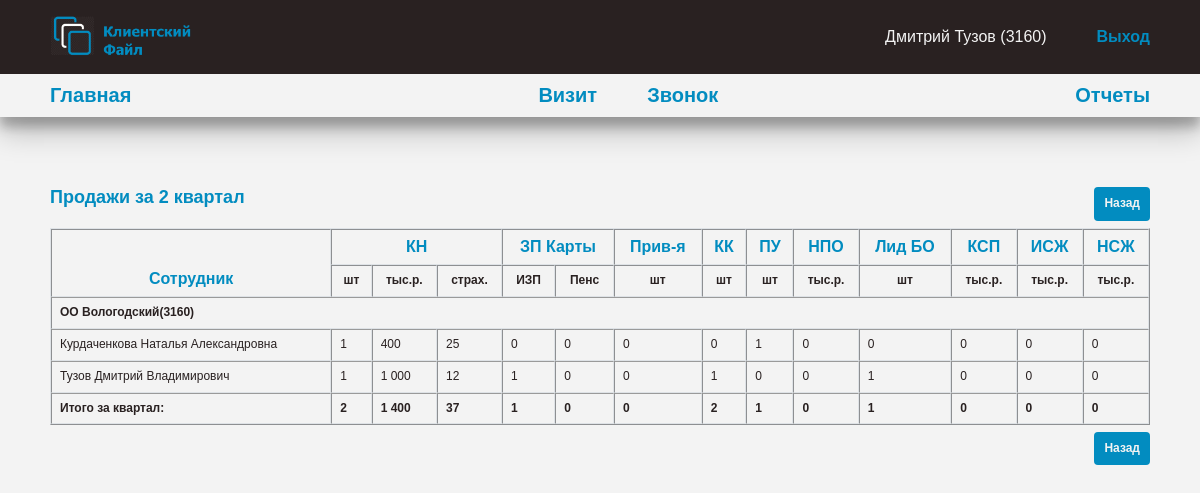
The page /reports/sales_quarter/ (signed in) on the database its author committed.
### employee/models.py (models this page shows)
class Employee(AbstractUser):
    middle_name = models.CharField(
        max_length=50,
        verbose_name='отчество',
        blank=True
    )
    office = models.ForeignKey(
        'Office',
        verbose_name='офис',
        on_delete=models.CASCADE,
        related_name='office'
    )
    objects = EmployeeManager()
    class Meta:
        db_table = 'employee'
        verbose_name = 'сотрудник'
        verbose_name_plural = 'сотрудники'
    def __str__(self) -> str:
        return f'{self.first_name} {self.last_name} ({self.office.code_office})'

class Office(models.Model):
    name = models.CharField(
        max_length=150,
        verbose_name='название'
    )
    code_office = models.IntegerField(
        verbose_name='код подразделения'
    )
    objects = models.Manager()
    class Meta:
        db_table = 'offices'
        verbose_name = 'офис'
        verbose_name_plural = 'офисы'
    def __str__(self) ->str:
        return f'{self.name}({self.code_office})'

### reports/views.py (the view)
# urls.py: path('reports/sales_quarter/', SalesReportsQuarterView.as_view(), name='quarter_sales_reports'),
class SalesReportsQuarterView(LoginRequiredMixin, TemplateView):
    template_name = 'reports/quarter_sales_reports.html'
    def get_context_data(self, **kwargs):
        context = super().get_context_data()
        context['title'] = 'Продажи за квартал'
        context['quarter'] = get_quarter(datetime.date.today().month)
        return context

### reports/templatetags/reports_tags.py (called while the page is built)
@register.simple_tag
def get_offices(user: Employee) -> QuerySet[Office]:
    result = None
    if user.groups.filter(name__in=['Фронт', 'Директор']).exists():
        result = Office.objects.filter(
            code_office=user.office.code_office
        )
    elif user.groups.filter(name='Управляющий').exists():
        result = Office.objects.exclude(
            code_office=0
        )
    return result

@register.simple_tag
def get_employees(office: Office) -> QuerySet[Employee]:
    return Employee.objects.filter(
        groups__name='Фронт',
        office=office
    )

### reports/utils.py (called while the page is built)
def get_quarter(month: int) -> int:
    quarter = ''
    if month in [1, 2, 3]:
        quarter = 1
    elif month in [4, 5, 6]:
        quarter = 2
    elif month in [7, 8, 9]:
        quarter = 3
    elif month in [10, 11, 12]:
        quarter = 4
    return quarter

### reports/templates/reports/quarter_sales_reports.html (shortened to what this page needs)
{% extends 'client_visit/base.html' %}
{% load static %}
{% load reports_tags %}
{% block content %}
<div class="container sales-reports__container">
  <h2 class="title sales-reports__title">Продажи за {{ quarter }} квартал</h2>
  <button class="btn btn__next_upper"><a href="{% url 'reports' %}">Назад</a></button>
  <table border="1" cellspacing="0" cellpadding="3" class="table sales-reports__table">
    <thead>
      <tr class="table__thead_1">
        <th rowspan="2">Сотрудник</th>
        <th colspan="3">КН</th>
        <th colspan="2">ЗП Карты</th>
        <th>Прив-я</th>
        <th>КК</th>
        <th>ПУ</th>
        <th>НПО</th>
        <th>Лид БО</th>
        <th>КСП</th>
        <th>ИСЖ</th>
        <th>НСЖ</th>
      </tr>
      <tr class="table__thead_2">
        <th>шт</th>
        <th>тыс.р.</th>
        <th>страх.</th>
        <th>ИЗП</th>
        <th>Пенс</th>
        <th>шт</th>
        <th>шт</th>
        <th>шт</th>
        <th>тыс.р.</th>
        <th>шт</th>
        <th>тыс.р.</th>
        <th>тыс.р.</th>
        <th>тыс.р.</th>
      </tr>
    </thead>
    <tbody>
      {% get_data_quarter as data_quarter %}
      {% get_offices request.user as offices %}
      {% for office in offices %}
      <tr>
        <td colspan="14" class="table__office">{{ office }}</td>
      </tr>
      {% get_employees office as employees %}
      {% for employee in employees %}
      <tr>
        <td>{{ employee.last_name }} {{ employee.first_name }} {{ employee.middle_name }}</td>
        {% for emp, data in data_quarter.items %}
        {% if emp == employee %}
        <td>{{ data.kn_quantity }}</td>
        <td>{{ data.kn_sum }}</td>
        <td>{{ data.kn_ins_sum }}</td>
        <td>{{ data.izp_quantity }}</td>
        <td>{{ data.pension_quantity }}</td>
        <td>{{ data.package_vip_quantity }}</td>
        <td>{{ data.kk_quantity }}</td>
        <td>{{ data.package_quantity }}</td>
        <td>{{ data.npo_sum }}</td>
        <td>{{ data.broker_nav }}</td>
        <td>{{ data.ksp_sum }}</td>
        <td>{{ data.isg_sum }}</td>
        <td>{{ data.nsg_sum }}</td>
        {% endif %}
        {% endfor %}
      </tr>
      {% endfor %}
      {% endfor %}
    </tbody>
    <tfoot>
      <tr class="table__footer">
        <td>Итого за квартал:</td>
        {% for key, data in data_quarter.items %}
        {% if key == 'total' %}
        <td>{{ data.kn_quantity }}</td>
        <td>{{ data.kn_sum }}</td>
        <td>{{ data.kn_ins_sum }}</td>
        <td>{{ data.izp_quantity }}</td>
        <td>{{ data.pension_quantity }}</td>
        <td>{{ data.package_vip_quantity }}</td>
        <td>{{ data.kk_quantity }}</td>
        <td>{{ data.package_quantity }}</td>
        <td>{{ data.npo_sum }}</td>
        <td>{{ data.broker_nav }}</td>
        <td>{{ data.ksp_sum }}</td>
        <td>{{ data.isg_sum }}</td>
        <td>{{ data.nsg_sum }}</td>
        {% endif %}
        {% endfor %}
      </tr>
    </tfoot>
  </table>
  <button class="btn btn__next_lower"><a href="{% url 'reports' %}">Назад</a></button>
</div>
{% endblock %}

### client_visit/templates/client_visit/base.html (shortened to what this page needs)
{% load static %}
<!DOCTYPE html>
<html lang="ru">
<head>
  <link rel="stylesheet" href="{% static 'client_visit/css/normalize.css' %}">
  <link rel="stylesheet" href="{% static 'client_visit/css/style.css' %}">
</head>
<body>
  <header class="header">
    <div class="header__upper">
      <div class="container header__upper_container flex">
        <a href="" class="header__upper_logo">
          <img src="{% static 'client_visit/images/logo.png' %}" alt="" class="header__upper_img">
        </a>
        <div class="header__upper_wrapper flex">
          {% if request.user.is_authenticated %}
          <p><a class="header__profile" href="{% url 'profile' user.pk %}">{{ user }}</a></p>
          <a href="{% url 'logout' %}" class="header__upper_link">Выход</a>
          {% else %}
          <a href="{% url 'login' %}" class="header__upper_link">Войти</a>
          {% endif %}
        </div>
      </div>
    </div>
    <div class="header__lower">
      <div class="container header__lower_container">
        {% if request.user.is_authenticated %}
        <nav class="header__lower_nav nav-lower">
          <ul class="nav-lower__list list-reset flex">
            <li class="nav-lower__item"><a href="{% url 'index' %}">Главная</a></li>
            <div class="nav-lower__item_wrapper flex">
              <li class="nav-lower__item"><a href="{% url 'visit' %}">Визит</a></li>
              <li class="nav-lower__item"><a href="{% url 'call' %}">Звонок</a></li>
            </div>
            <li class="nav-lower__item"><a href="{% url 'reports' %}">Отчеты</a></li>
          </ul>
        </nav>
        {% endif %}
      </div>
    </div>
  </header>
  <main>
    {% block content %}
    {% endblock %}
  </main>
</body>
</html>

### client_visit/static/client_visit/css/style.css (style rules this page uses)
html { box-sizing: border-box; }
a { color: inherit; text-decoration: none; transition-property: background-color, color; transition-duration: .3s; transition-timing-function: ease; }
p { margin: 0; }
button { border-style: solid; border: transparent; }
img { max-width: 100%; }
body { font-family: 'OpenSans', sans-serif; font-weight: 400; font-size: 16px; color: var(--text-color-dark); background-color: #f3f3f3; background-attachment: fixed; background-size: cover; }
:root { --main-color: #028cc0; --whigt: #fff; --shadow: 0 14px 28px rgba(0,0,0,0.25), 0 10px 10px rgba(0,0,0,0.22); --main-color-hover: #045775; --text-color-dark: #292121; --text-color-light: #f3f3f3; }
.container { position: relative; max-width: 1700px; margin: 0 auto; padding-left: 50px; padding-right: 50px; }
.list-reset { margin: 0; padding: 0; list-style: none; }
.title { margin-top: 70px; margin-bottom: 70px; font-weight: 700; color: var(--main-color); }
.flex { display: flex; }
.btn { padding: 10px; font-weight: 700; color: var(--text-color-light); background-color: var(--main-color); border-radius: 4px; cursor: pointer; transition: background-color .15s ease-in-out, box-shadow .15s ease-in-out; }
.btn__next_upper { position: absolute; right: 50px; top: 0; border: transparent; }
.btn__next_lower { position: absolute; right: 50px; bottom: -40px; border: transparent; }
.table { --bs-table-bg: transparent; --bs-table-accent-bg: transparent; --bs-table-striped-color: #212529; --bs-table-striped-bg: rgba(0, 0, 0, 0.05); --bs-table-active-color: #212529; --bs-table-active-bg: rgba(0, 0, 0, 0.1); --bs-table-hover-color: #212529; --bs-table-hover-bg: rgba(0, 0, 0, 0.075); width: 100%; margin-bottom: 1rem; color: var(--text-color-dark); vertical-align: top; border-color: #dee2e6; }
.table>thead { vertical-align: bottom; font-size: 16px; color: var(--main-color); }
.table>:not(caption)>*>* { padding: 0.5rem 0.5rem; background-color: var(--bs-table-bg); border-bottom-width: 1px; box-shadow: inset 0 0 0 9999px var(--bs-table-accent-bg); }
.table>:not(:first-child) { border-top: 2px solid currentColor; }
.table>tbody { vertical-align: inherit; }
.table__thead_2 { font-size: 12px; color: var(--text-color-dark); }
.table__office { font-weight: 600; }
.table__footer { font-weight: 600; }
.header { box-shadow: var(--shadow); }
.header__upper_container, .header__lower_container { padding-top: 10px; padding-bottom: 10px; }
.header__upper { background-color: #292121; }
.header__upper_container { justify-content: space-between; }
.header__upper_img { height: 50px; object-fit: cover; }
.header__upper_wrapper { margin: auto 0; color: var(--text-color-light); }
.header__upper_link { margin-left: 50px; font-weight: 700; color: var(--main-color); }
.nav-lower__list { justify-content: space-between; }
.nav-lower__item { font-weight: 700; font-size: 20px; color: var(--main-color); }
.nav-lower__item:not(:last-child) { margin-right: 50px; }
.sales-reports__title { margin-bottom: 20px; }
.sales-reports__container { font-size: 12px; }

### rows shown on the page
Employee: first_name+last_name+office "Дмитрий Тузов (3160)", last_name "Тузов", first_name "Дмитрий", middle_name "Владимирович", kn_quantity "1", kn_sum "1 000", kn_ins_sum "12", izp_quantity "1", pension_quantity "0", package_vip_quantity "0", kk_quantity "1", package_quantity "0", npo_sum "0", broker_nav "1", ksp_sum "0", isg_sum "0", nsg_sum "0"
Office: name+code_office "ОО Вологодский(3160)"
Employee: last_name "Курдаченкова", first_name "Наталья", middle_name "Александровна", kn_quantity "1", kn_sum "400", kn_ins_sum "25", izp_quantity "0", pension_quantity "0", package_vip_quantity "0", kk_quantity "0", package_quantity "1", npo_sum "0", broker_nav "0", ksp_sum "0", isg_sum "0", nsg_sum "0"

### other values the page prints
{{ quarter }} "2"
{{ data.kn_quantity }} "2"
{{ data.kn_sum }} "1 400"
{{ data.kn_ins_sum }} "37"
{{ data.izp_quantity }} "1"
{{ data.pension_quantity }} "0"
{{ data.package_vip_quantity }} "0"
{{ data.kk_quantity }} "2"
{{ data.package_quantity }} "1"
{{ data.npo_sum }} "0"
{{ data.broker_nav }} "1"
{{ data.ksp_sum }} "0"
{{ data.isg_sum }} "0"
{{ data.nsg_sum }} "0"
